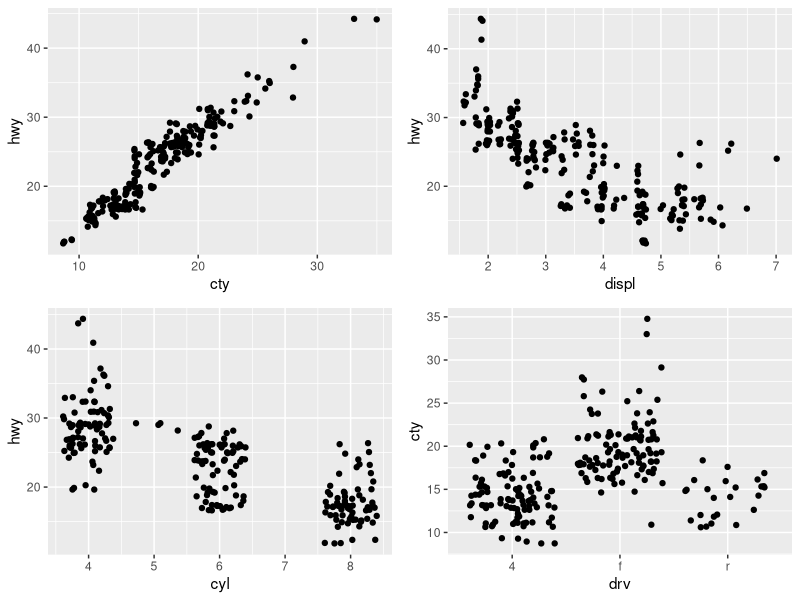
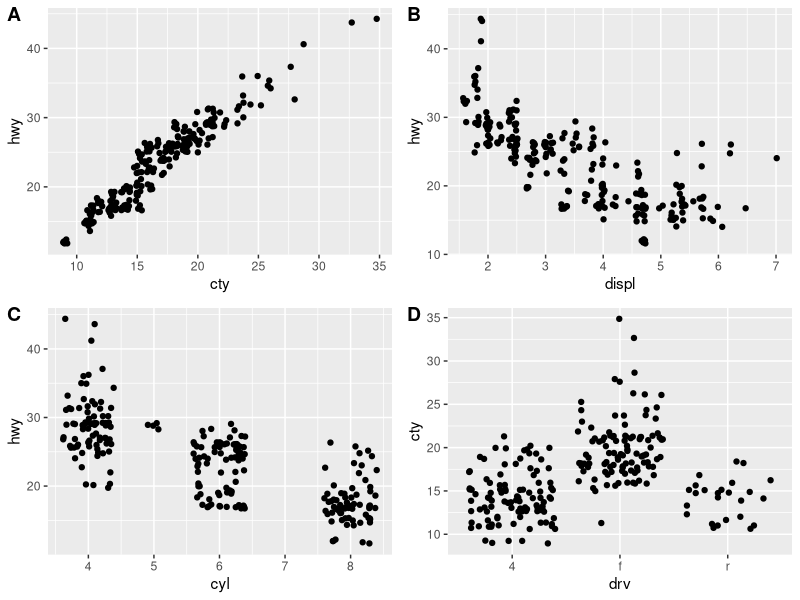
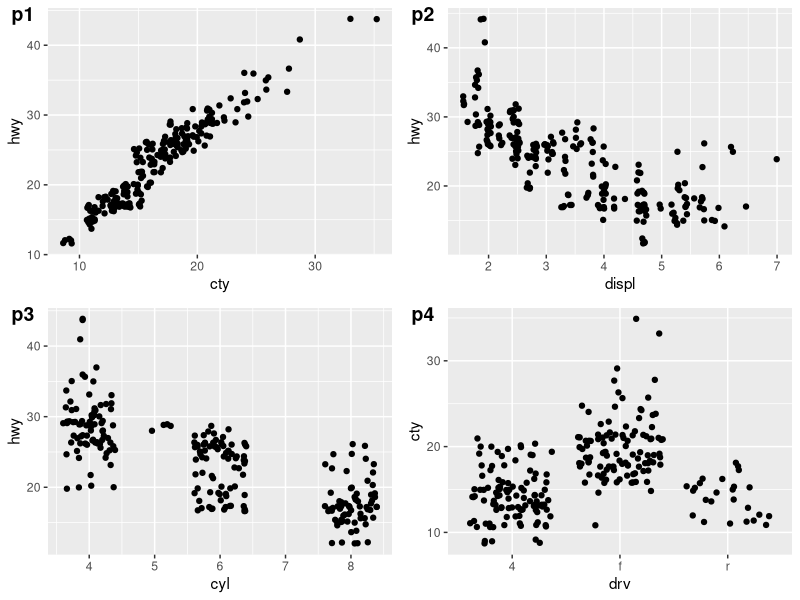
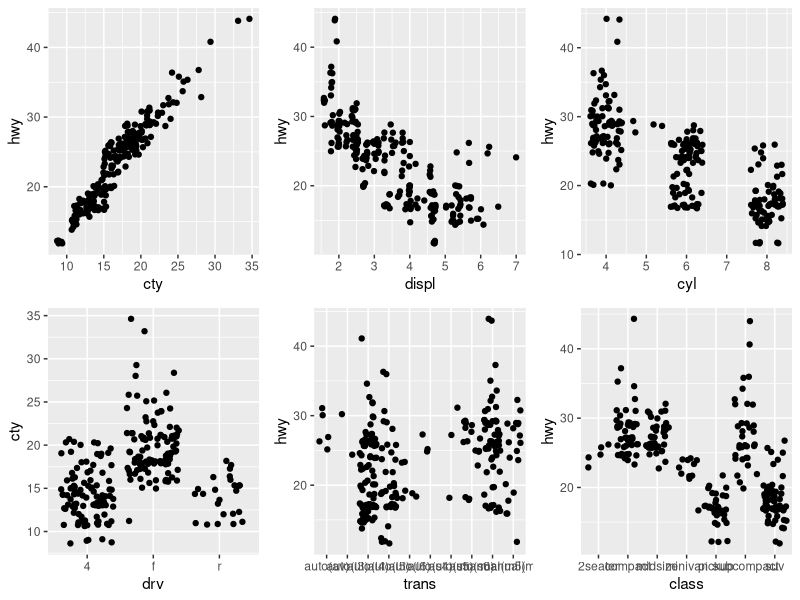

Write R code to recreate these figures, in order.
# clear work space
rm(list = ls())
graphics.off()

# load libraries
library(ggplot2)
library(dplyr)
library(cowplot)

# some smaller plots
p1 <- ggplot(mpg, aes(x = cty, y = hwy)) + geom_jitter()
p2 <- ggplot(mpg, aes(x = displ, y = hwy)) + geom_jitter()
p3 <- ggplot(mpg, aes(x = cyl, y = hwy)) + geom_jitter()
p4 <- ggplot(mpg, aes(x = drv, y = cty)) + geom_jitter()
p5 <- ggplot(mpg, aes(x = trans, y = hwy)) + geom_jitter()
p6 <- ggplot(mpg, aes(x = class, y = hwy)) + geom_jitter()

# create sub plot
plot_grid(p1, p2, p3, p4)

## add labels
plot_grid(p1, p2, p3, p4, labels = "AUTO")

## or
plot_grid(p1, p2, p3, p4, labels = c("p1", "p2", "p3", "p4"))

## change the configuration of the plot
plot_grid(p1, p2, p3, p4, p5, p6, nrow = 2, ncol = 3)